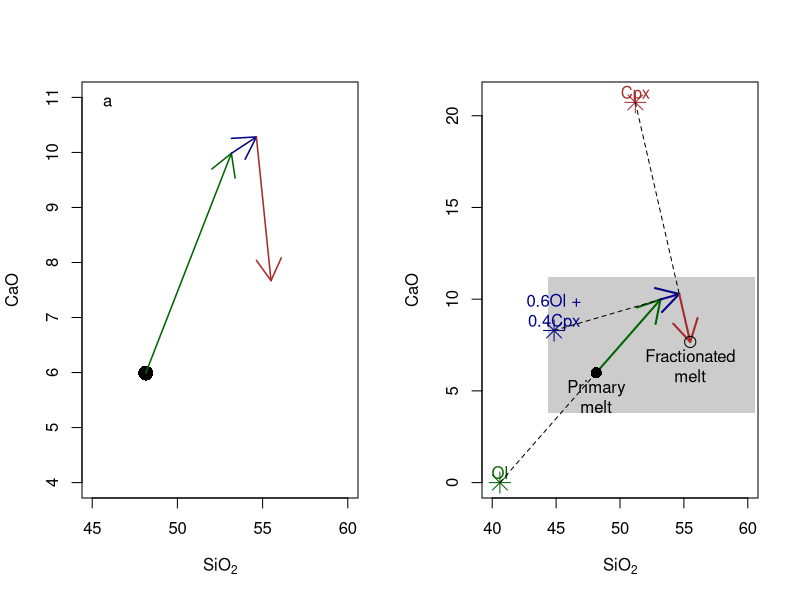

The R script that drew this image: (Note: this script raises an error after producing the figure.)
windows(9,6)
par(mfrow=c(1,2))#prepare two-graph layout

# EXERCISE
c0 <- c(48.14,5.99)         # primitive magma
names(c0) <- c("SiO2","CaO")
ol <- c(40.6,0)             # olivine
cpx <- c(51.2,20.73)        # clinopyroxene

# First stage
fc1 <- 0.4                  # degree of fractionation
cl1 <- (c0-ol*fc1)/(1-fc1)  # composition of the residual liquid

# Second stage
fc2 <- 0.15                 # degree of fractionation
m.ol <- 0.6                 # proportion of olivine
m.cpx <- 0.4                # proportion of clinopyroxene
cum<-m.ol*ol+m.cpx*cpx      # cumulate composition
cl2<-(cl1-cum*fc2)/(1-fc2)  # composition of the residual liquid

# Third stage
fc3 <- 0.2                  # degree of fractionation
cl3 <- (cl2-cpx*fc3)/(1-fc3)# composition of the residual liquid

# Results
res <- cbind(c0,cl1,cl2,cl3)
print(round(res,3))# print the results, rounded off

# Degree of fractionation
step1 <- fc1
step2 <- (1-step1)*fc2
step3 <- (1-step1-step2)*fc3
cat("Total degree of fractionation is",step1+step2+step3,"\n")

# Plot 1
plot(c0[1],c0[2],xlab=expression(SiO[2]),ylab="CaO",xlim=c(45,60),ylim=c(4,11),pch=16,cex=2)
arrows(c0[1],c0[2],cl1[1],cl1[2],col="darkgreen",lwd=1.5)
arrows(cl1[1],cl1[2],cl2[1],cl2[2],col="darkblue",lwd=1.5)
arrows(cl2[1],cl2[2],cl3[1],cl3[2],col="brown",lwd=1.5)
legend("topleft","a",bty = "n",inset = 0,adj = 1)

# CONCEPT
screen(2)
plot(c0[1],c0[2],xlab=expression(SiO[2]),ylab="CaO",xlim=c(40,60),ylim=c(0,21),pch=16,cex=2,type="n")
rect(45-(60-45)*0.04,4-(11-6)*0.04,60+(60-45)*0.04,11+(11-6)*0.04,col="gray80",border=NA)


arrows(c0[1],c0[2],cl1[1],cl1[2],col="darkgreen",lwd=2)
arrows(cl1[1],cl1[2],cl2[1],cl2[2],col="darkblue",lwd=2)
arrows(cl2[1],cl2[2],cl3[1],cl3[2],col="brown",lwd=2)

points(ol[1],ol[2],pch=8,cex=2,col="darkgreen")
text(ol[1],ol[2]+0.2,"Ol",col="darkgreen",adj=c(0.5,0))

points(cum[1],cum[2],pch=8,cex=2,col="darkblue")
text(cum[1],cum[2]+0.2,"0.6Ol +\n0.4Cpx",col="darkblue",adj=c(0.5,0))

points(cpx[1],cpx[2],pch=8,cex=2,col="brown")
text(cpx[1],cpx[2]+0.2,"Cpx",col="brown",adj=c(0.5,0))

lines(rbind(ol,c0),lty="dashed")
lines(rbind(cum,cl1),lty="dashed")
lines(rbind(cpx,cl2),lty="dashed")

points(c0[1],c0[2],pch=16,cex=1.5)
text(c0[1],c0[2]-0.4,"Primary\nmelt",adj=c(0.5,1))

points(cl3[1],cl3[2],pch=1,cex=1.5)
text(cl3[1],cl3[2]-0.4,"Fractionated\nmelt",adj=c(0.5,1))


# Various mixtures of Ol and Cpx
f<-seq(0,1,by=0.1)
a<-(cpx[2]-ol[2])/(cpx[1]-ol[1])
b<-cpx[2]-a*cpx[1]
equation<-paste(a,"*x+",b,sep="")
x<-f*ol[1]+(1-f)*cpx[1]
trendTicks(equation,x,1,min(x),max(x),lty="solid",col="gray20",lwd=1,arrow=FALSE,text=FALSE)
legend("topleft","b",bty = "n",inset = 0,adj = 1)
